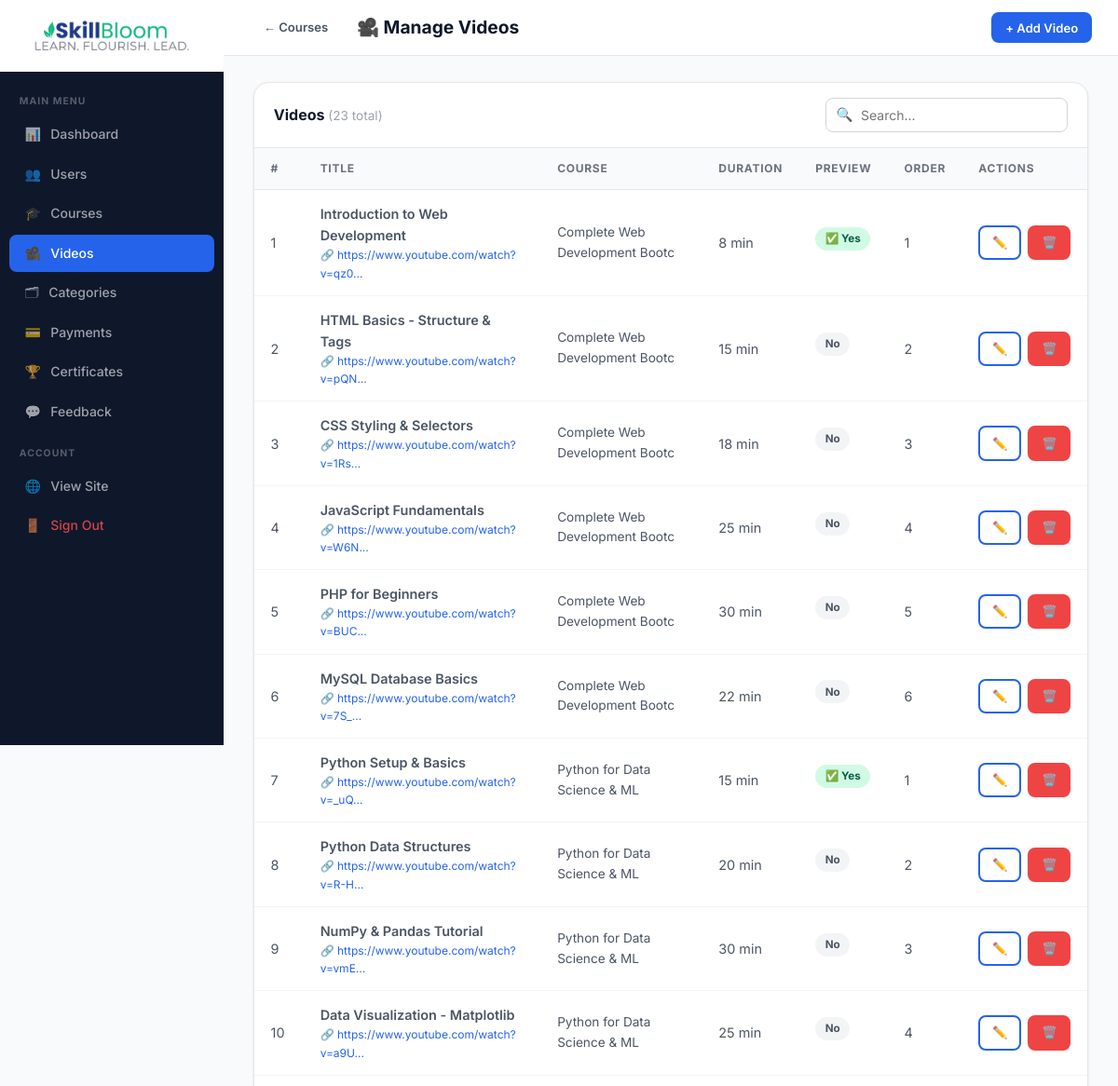
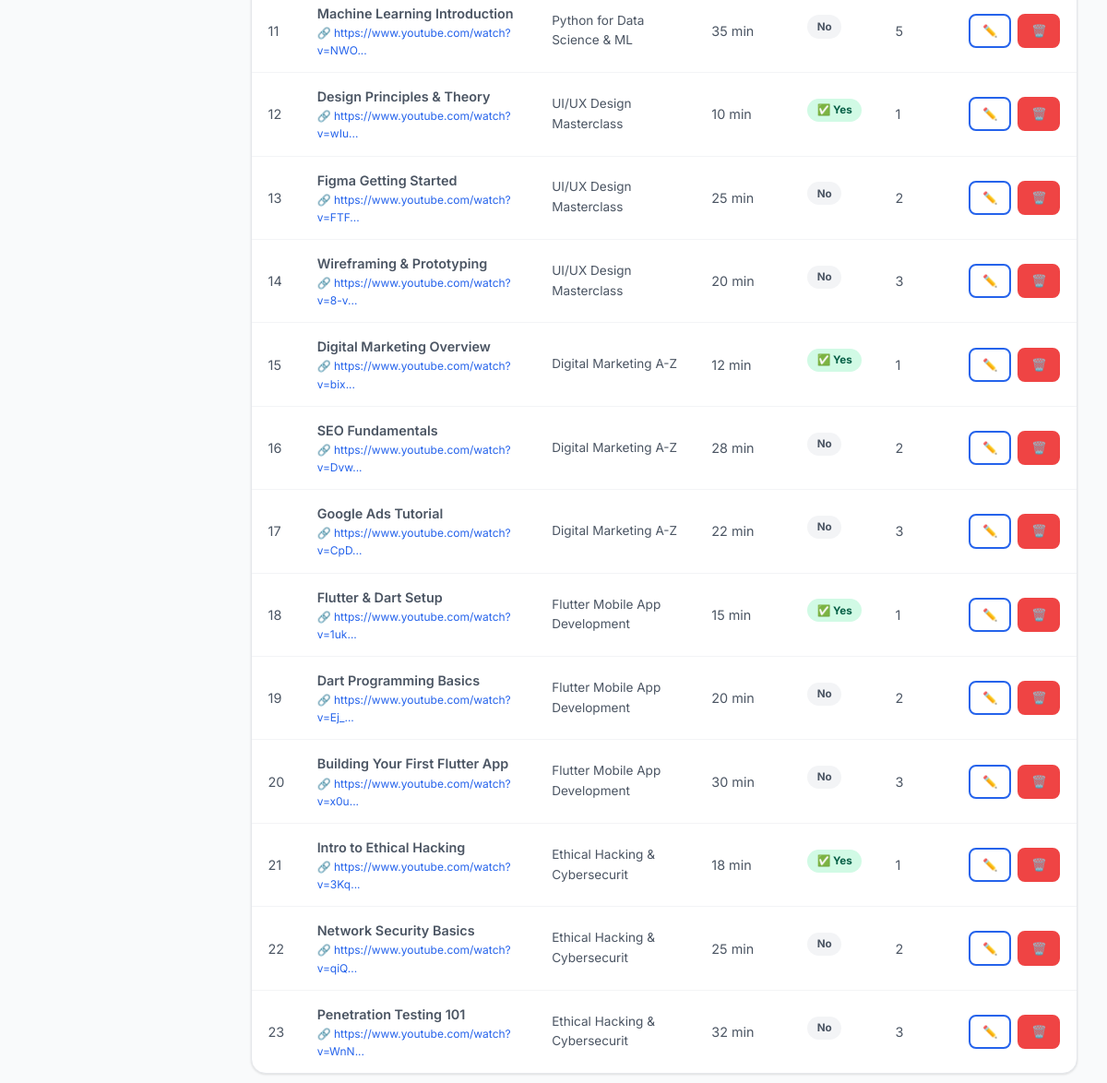
The app's page /admin/manage-videos.php (signed in) with its own data (2 pictures, top to bottom).
### tables this page shows
CREATE TABLE videos (
  id           INT AUTO_INCREMENT PRIMARY KEY,
  course_id    INT NOT NULL,
  title        VARCHAR(255) NOT NULL,
  description  TEXT,
  video_url    VARCHAR(500),
  duration_min INT DEFAULT 0,
  sort_order   INT DEFAULT 0,
  is_preview   TINYINT(1) DEFAULT 0,
  created_at   TIMESTAMP DEFAULT CURRENT_TIMESTAMP,
  FOREIGN KEY (course_id) REFERENCES courses(id) ON DELETE CASCADE
);

CREATE TABLE courses (
  id          INT AUTO_INCREMENT PRIMARY KEY,
  category_id INT,
  title       VARCHAR(255) NOT NULL,
  slug        VARCHAR(255) NOT NULL,
  description TEXT,
  short_desc  VARCHAR(500),
  thumbnail   VARCHAR(255),
  instructor  VARCHAR(150),
  price       DECIMAL(10,2) DEFAULT 0,
  old_price   DECIMAL(10,2) DEFAULT 0,
  hours       DECIMAL(5,1)  DEFAULT 0,
  level       ENUM('Beginner','Intermediate','Advanced','All Levels') DEFAULT 'All Levels',
  status      ENUM('draft','published') DEFAULT 'draft',
  featured    TINYINT(1) DEFAULT 0,
  students    INT DEFAULT 0,
  rating      DECIMAL(3,2) DEFAULT 0,
  created_at  TIMESTAMP DEFAULT CURRENT_TIMESTAMP,
  UNIQUE KEY uq_course_slug (slug),
  FOREIGN KEY (category_id) REFERENCES categories(id) ON DELETE SET NULL
);

### admin/manage-videos.php (the view, shortened to what this page needs)
<?php
require_once dirname(__DIR__).'/config.php';
$cid=intval((isset($_GET['course_id']) ? $_GET['course_id'] : 0));
$course=$cid?$conn->query("SELECT * FROM courses WHERE id=$cid")->fetch_assoc():null;
$where=$cid?"v.course_id=$cid":'1';
$videos=$conn->query("SELECT v.*,c.title ctitle FROM videos v JOIN courses c ON c.id=v.course_id WHERE $where ORDER BY v.course_id,v.sort_order")->fetch_all(MYSQLI_ASSOC);
?>
<!DOCTYPE html><html lang="en"><head>
<link rel="stylesheet" href="<?php echo SITE_URL; ?>/assets/css/style.css">
</head><body>
<div class="admin-layout">
<?php include dirname(__DIR__).'/includes/admin_nav.php'; ?>
<div class="admin-main">
<div class="admin-topbar">
  <div style="display:flex;align-items:center;gap:1rem;">
    <a href="manage-courses.php" class="btn btn-ghost btn-sm">← Courses</a>
    <h3>🎥 Manage Videos<?php if($course): ?> — <?php echo htmlspecialchars(substr($course['title'],0,35)); ?><?php endif; ?></h3>
  </div>
  <button class="btn btn-primary btn-sm" data-modal="videoModal">+ Add Video</button>
</div>
<div class="admin-content">
<div class="table-box">
  <div class="table-top"><h3>Videos <span style="font-size:.85rem;color:var(--gray-400);font-weight:400;">(<?php echo count($videos); ?> total)</span></h3>
    <div class="search-input"><span class="si">🔍</span><input type="text" id="tblSearch" placeholder="Search..."></div>
  </div>
  <table>
    <thead><tr><th>#</th><th>Title</th><th>Course</th><th>Duration</th><th>Preview</th><th>Order</th><th>Actions</th></tr></thead>
    <tbody>
    <?php foreach($videos as $i=>$v): ?>
    <tr>
      <td><?php echo $i+1; ?></td>
      <td><div style="font-weight:600;font-size:.9rem;"><?php echo htmlspecialchars($v['title']); ?></div><?php if($v['video_url']): ?><div style="font-size:.75rem;color:var(--primary);">🔗 <?php echo substr($v['video_url'],0,35).'...'; ?></div><?php endif; ?></td>
      <td style="font-size:.85rem;"><?php echo htmlspecialchars(substr($v['ctitle'],0,30)); ?></td>
      <td><?php echo $v['duration_min']; ?> min</td>
      <td><?php echo $v['is_preview']?'<span class="badge badge-success">✅ Yes</span>':'<span class="badge badge-gray">No</span>'; ?></td>
      <td><?php echo $v['sort_order']; ?></td>
      <td><div class="td-actions">
        <a href="?edit=<?php echo $v['id']; ?><?php echo $cid?"&course_id=$cid":''; ?>" class="btn btn-outline btn-sm">✏️</a>
        <a href="?delete=<?php echo $v['id']; ?><?php echo $cid?"&course_id=$cid":''; ?>" class="btn btn-danger btn-sm" onclick="return confirmDel()">🗑️</a>
      </div></td>
    </tr>
    <?php endforeach; ?>
    </tbody>
  </table>
</div>
</div>
</div>
</div>
</body></html>

### assets/css/style.css (style rules this page uses)
:root { --primary: #2563EB; --primary-50: #EFF6FF; --primary-100: #DBEAFE; --primary-200: #BFDBFE; --primary-600: #2563EB; --primary-700: #1D4ED8; --accent: #0EA5E9; --success: #10B981; --success-bg: #D1FAE5; --warning: #F59E0B; --warning-bg: #FEF3C7; --danger: #EF4444; --danger-bg: #FEE2E2; --dark: #0F172A; --gray-900: #111827; --gray-700: #374151; --gray-600: #4B5563; --gray-500: #6B7280; --gray-400: #9CA3AF; --gray-300: #D1D5DB; --gray-200: #E5E7EB; --gray-100: #F3F4F6; --gray-50: #F9FAFB; --white: #FFFFFF; --radius: 10px; --radius-lg: 16px; --shadow-sm: 0 1px 3px rgba(0,0,0,.07),0 1px 2px rgba(0,0,0,.05); --shadow: 0 4px 12px rgba(37,99,235,.10); --shadow-lg: 0 10px 30px rgba(37,99,235,.13); --trans: .2s ease; }
*,*::before,*::after { box-sizing: border-box; margin:0; padding:0; }
html { scroll-behavior:smooth; }
body { font-family:'Inter',system-ui,sans-serif; background:var(--gray-50); color:var(--gray-700); line-height:1.6; min-height:100vh; }
a { text-decoration:none; color:inherit; }
button,input,select,textarea { font-family:inherit; }
h3 { font-size:1.2rem;font-weight:700;color:var(--dark); }
.btn { display:inline-flex;align-items:center;gap:.45rem; padding:.6rem 1.2rem;border-radius:8px;border:2px solid transparent; font-weight:600;font-size:.9rem;cursor:pointer; transition:var(--trans);white-space:nowrap; text-decoration:none; }
.btn-primary { background:var(--primary);color:#fff;border-color:var(--primary); }
.btn-outline { background:transparent;color:var(--primary);border-color:var(--primary); }
.btn-danger { background:var(--danger);color:#fff;border-color:var(--danger); }
.btn-ghost { background:transparent;color:var(--gray-600);border-color:transparent; }
.btn-sm { padding:.38rem .8rem;font-size:.82rem; }
.badge { display:inline-flex;align-items:center;padding:.2rem .65rem; border-radius:99px;font-size:.73rem;font-weight:700; background:var(--primary-100);color:var(--primary);margin-bottom:.6rem; }
.badge-success { background:var(--success-bg);color:#065F46; }
.badge-gray { background:var(--gray-100);color:var(--gray-600); }
.admin-layout { display:flex;min-height:100vh; }
.admin-main { flex:1;min-width:0;display:flex;flex-direction:column; }
.admin-topbar { background:var(--white);border-bottom:1px solid var(--gray-200); height:60px;display:flex;align-items:center;justify-content:space-between; padding:0 1.75rem;position:sticky;top:0;z-index:100; }
.admin-content { padding:1.75rem 2rem;flex:1; }
.table-box { background:var(--white);border:1px solid var(--gray-200); border-radius:var(--radius-lg);overflow:hidden;box-shadow:var(--shadow-sm); }
.table-top { display:flex;align-items:center;justify-content:space-between; padding:1rem 1.3rem;border-bottom:1px solid var(--gray-200);flex-wrap:wrap;gap:.75rem; }
.table-top h3 { font-size:1rem; }
table { width:100%;border-collapse:collapse; }
thead th { background:var(--gray-50);padding:.8rem 1.1rem; text-align:left;font-size:.75rem;font-weight:700; text-transform:uppercase;letter-spacing:.06em;color:var(--gray-500); border-bottom:1px solid var(--gray-200); }
tbody td { padding:.875rem 1.1rem;border-bottom:1px solid var(--gray-100); font-size:.9rem;color:var(--gray-600);vertical-align:middle; }
tbody tr:last-child td { border-bottom:none; }
.td-actions { display:flex;align-items:center;gap:.45rem; }
.search-input { position:relative;max-width:260px; }
.search-input input { padding:.55rem .9rem .55rem 2.3rem; border:1.5px solid var(--gray-300);border-radius:8px;font-size:.875rem; outline:none;width:100%;transition:var(--trans); }
.search-input .si { position:absolute;left:.7rem;top:50%;transform:translateY(-50%);font-size:.9rem;color:var(--gray-400); }

### records on screen
videos: title "Introduction to Web Development", video_url "https://www.youtube.com/watch?v=qz0", course.title "Complete Web Development Bootc", duration_min "8", is_preview "✅ Yes", sort_order "1"
videos: title "HTML Basics - Structure & Tags", video_url "https://www.youtube.com/watch?v=pQN", course.title "Complete Web Development Bootc", duration_min "15", is_preview "No", sort_order "2"
videos: title "CSS Styling & Selectors", video_url "https://www.youtube.com/watch?v=1Rs", course.title "Complete Web Development Bootc", duration_min "18", is_preview "No", sort_order "3"
videos: title "JavaScript Fundamentals", video_url "https://www.youtube.com/watch?v=W6N", course.title "Complete Web Development Bootc", duration_min "25", is_preview "No", sort_order "4"
videos: title "PHP for Beginners", video_url "https://www.youtube.com/watch?v=BUC", course.title "Complete Web Development Bootc", duration_min "30", is_preview "No", sort_order "5"
videos: title "MySQL Database Basics", video_url "https://www.youtube.com/watch?v=7S_", course.title "Complete Web Development Bootc", duration_min "22", is_preview "No", sort_order "6"
videos: title "Python Setup & Basics", video_url "https://www.youtube.com/watch?v=_uQ", course.title "Python for Data Science & ML", duration_min "15", is_preview "✅ Yes", sort_order "1"
videos: title "Python Data Structures", video_url "https://www.youtube.com/watch?v=R-H", course.title "Python for Data Science & ML", duration_min "20", is_preview "No", sort_order "2"
videos: title "NumPy & Pandas Tutorial", video_url "https://www.youtube.com/watch?v=vmE", course.title "Python for Data Science & ML", duration_min "30", is_preview "No", sort_order "3"
videos: title "Data Visualization - Matplotlib", video_url "https://www.youtube.com/watch?v=a9U", course.title "Python for Data Science & ML", duration_min "25", is_preview "No", sort_order "4"
videos: title "Machine Learning Introduction", video_url "https://www.youtube.com/watch?v=NWO", course.title "Python for Data Science & ML", duration_min "35", is_preview "No", sort_order "5"
videos: title "Design Principles & Theory", video_url "https://www.youtube.com/watch?v=wIu", course.title "UI/UX Design Masterclass", duration_min "10", is_preview "✅ Yes", sort_order "1"
videos: title "Figma Getting Started", video_url "https://www.youtube.com/watch?v=FTF", course.title "UI/UX Design Masterclass", duration_min "25", is_preview "No", sort_order "2"
videos: title "Wireframing & Prototyping", video_url "https://www.youtube.com/watch?v=8-v", course.title "UI/UX Design Masterclass", duration_min "20", is_preview "No", sort_order "3"
videos: title "Digital Marketing Overview", video_url "https://www.youtube.com/watch?v=bix", course.title "Digital Marketing A-Z", duration_min "12", is_preview "✅ Yes", sort_order "1"
videos: title "SEO Fundamentals", video_url "https://www.youtube.com/watch?v=Dvw", course.title "Digital Marketing A-Z", duration_min "28", is_preview "No", sort_order "2"
videos: title "Google Ads Tutorial", video_url "https://www.youtube.com/watch?v=CpD", course.title "Digital Marketing A-Z", duration_min "22", is_preview "No", sort_order "3"
videos: title "Flutter & Dart Setup", video_url "https://www.youtube.com/watch?v=1uk", course.title "Flutter Mobile App Development", duration_min "15", is_preview "✅ Yes", sort_order "1"
videos: title "Dart Programming Basics", video_url "https://www.youtube.com/watch?v=Ej_", course.title "Flutter Mobile App Development", duration_min "20", is_preview "No", sort_order "2"
videos: title "Building Your First Flutter App", video_url "https://www.youtube.com/watch?v=x0u", course.title "Flutter Mobile App Development", duration_min "30", is_preview "No", sort_order "3"
videos: title "Intro to Ethical Hacking", video_url "https://www.youtube.com/watch?v=3Kq", course.title "Ethical Hacking & Cybersecurit", duration_min "18", is_preview "✅ Yes", sort_order "1"
videos: title "Network Security Basics", video_url "https://www.youtube.com/watch?v=qiQ", course.title "Ethical Hacking & Cybersecurit", duration_min "25", is_preview "No", sort_order "2"
videos: title "Penetration Testing 101", video_url "https://www.youtube.com/watch?v=WnN", course.title "Ethical Hacking & Cybersecurit", duration_min "32", is_preview "No", sort_order "3"

### other values on screen
$ico "📊"
$label "Dashboard"
$ico "👥"
$label "Users"
$ico "🎓"
$label "Courses"
$ico "🎥"
$label "Videos"
$ico "🗂"
$label "Categories"
$ico "💳"
$label "Payments"
$ico "🏆"
$label "Certificates"
$ico "💬"
